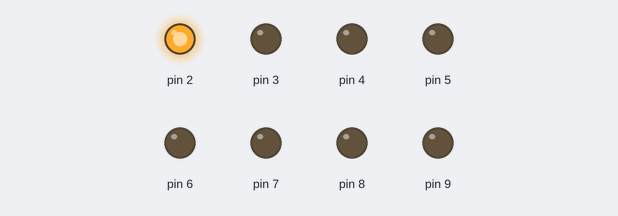
A sketch run on a simulated Arduino Uno, built with avr-gcc and run on an emulated ATmega328P. Shown: output pins drawn as LEDs (lit = HIGH).

Above: at 0.3 s.
At 7.1 s:
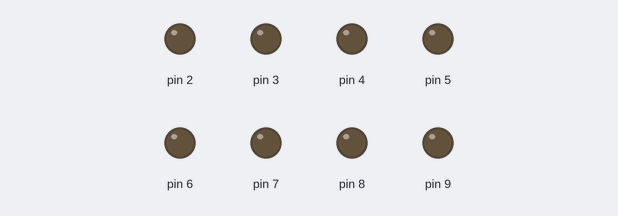
At 9.7 s:
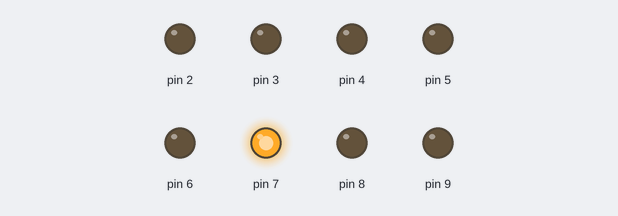
At 11.7 s:
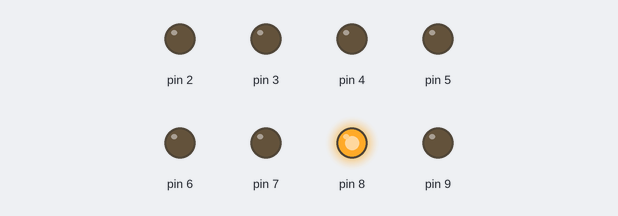
At 13.3 s:
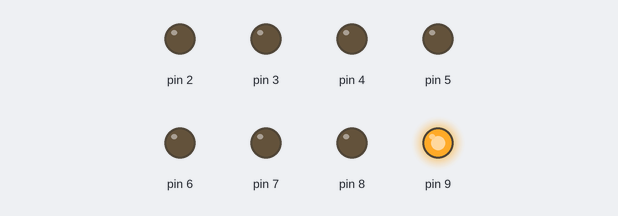
At 16.9 s:
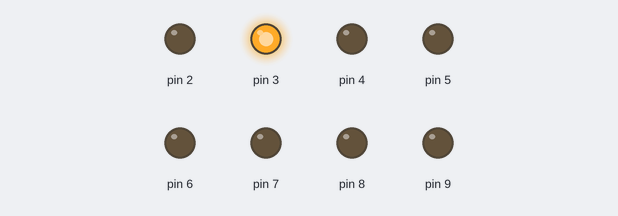
Timing chart, 0 to 19.0 s (numbered marks = the images above):
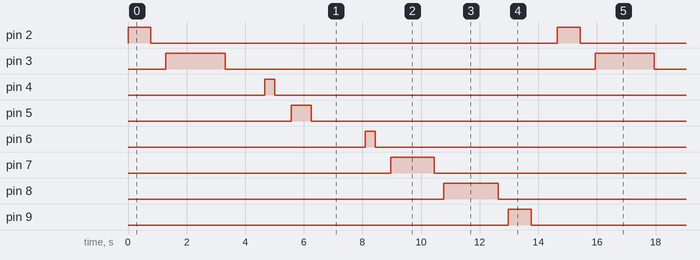

Measured:
- by itself, pin 2, pin 9: alternates HIGH for 0.78 s and LOW for 13.9 s
- by itself, pin 3: alternates HIGH for 2.0 s and LOW for 12.6 s
- by itself, pin 4, pin 6: alternates HIGH for 0.34 s and LOW for 14.3 s
- by itself, pin 5: alternates HIGH for 0.68 s and LOW for 14.0 s
- by itself, pin 7: alternates HIGH for 1.5 s and LOW for 13.2 s
- by itself, pin 8: alternates HIGH for 1.9 s and LOW for 12.8 s

The sketch:

Example9.ino
```cpp
void setup()
{
  pinMode(2, OUTPUT);
  pinMode(3, OUTPUT);
  pinMode(4, OUTPUT);
  pinMode(5, OUTPUT);
  pinMode(6, OUTPUT);
  pinMode(7, OUTPUT);
  pinMode(8, OUTPUT);
  pinMode(9, OUTPUT);
}

void loop()
{
  flash(2, 781, 515);
  flash(3, 2014, 1348);
  flash(4, 343, 573);
  flash(5, 678, 1839);
  flash(6, 342, 534);
  flash(7, 1478, 326);
  flash(8, 1859, 351);
  flash(9, 777, 888);
}

void flash(int pin, int periodON, int periodOFF)
{
  digitalWrite(pin, HIGH);   // turn the LED on (HIGH is the voltage level)
  delay(periodON);                       // wait for a second
  digitalWrite(pin, LOW);    // turn the LED off by making the voltage LOW
  delay(periodOFF);                       // wait for a second
}
```
